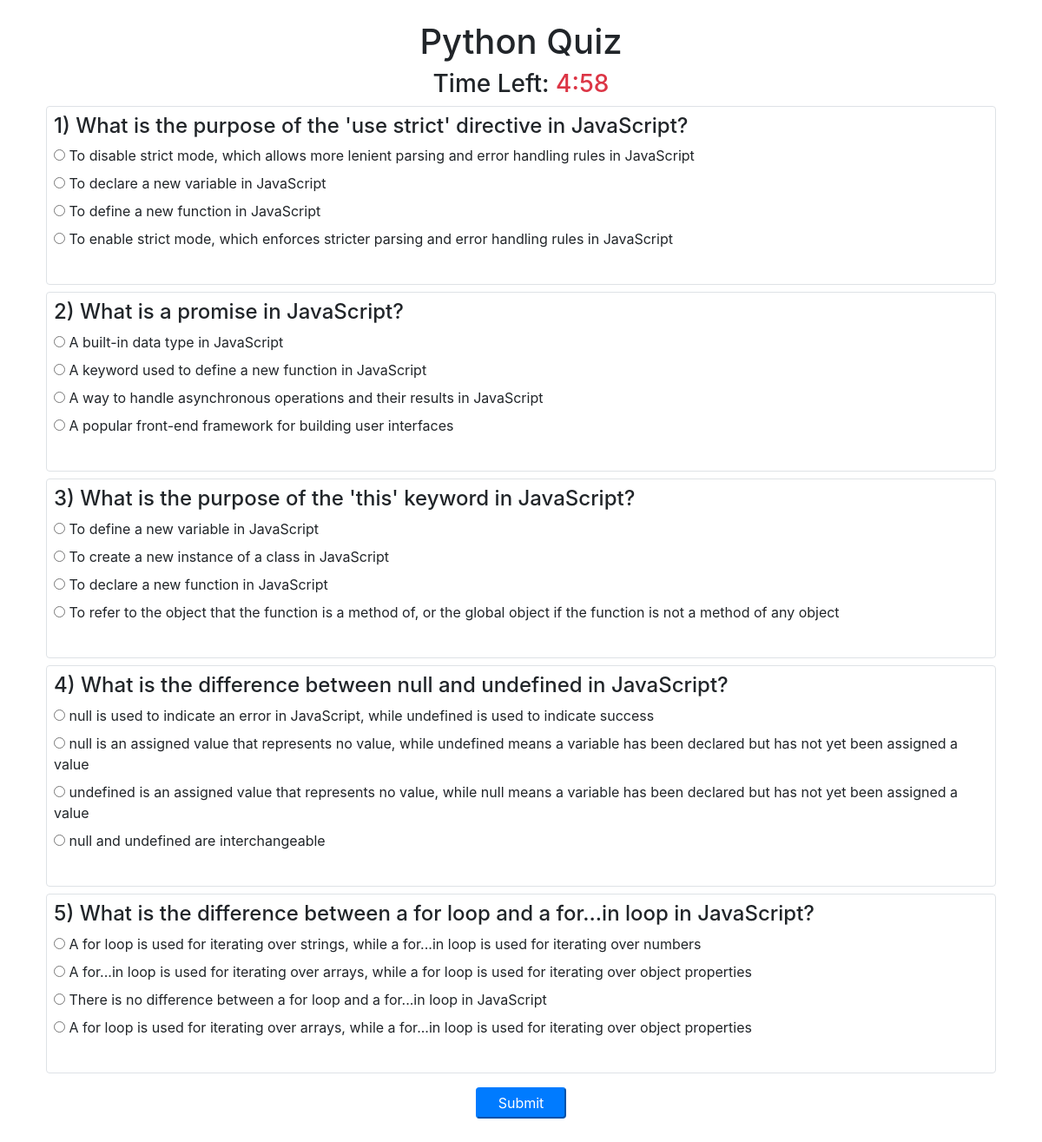
The page /quiz/3/ (signed in) on the database its author committed.
### quiz/models.py (models this page shows, shortened)
class QuizCategory(models.Model):
    category_name = models.CharField(max_length=50)
    category_id = models.IntegerField()

class Question(models.Model):
    question_text = models.CharField(max_length=200)
    quiz_category = models.ForeignKey(QuizCategory, on_delete=models.CASCADE)
    option1 = models.CharField(max_length=200)
    option2 = models.CharField(max_length=200)
    option3 = models.CharField(max_length=200)
    option4 = models.CharField(max_length=200)
    correct_answer = models.CharField(max_length=200)

### quiz/views.py (the view, shortened to what this page needs)
# urls.py: path('<int:category_id>/', start_quiz, name='start_quiz'),
@login_required
def start_quiz(request, category_id):
    quiz_topic = QuizCategory.objects.filter(id=category_id).values_list('category_name',flat=True).first()  # to display quiz topic
    global selected_questions
    if request.method == 'POST':
        score = 0
        total_questions = 0
        for question in selected_questions:
            selected_option = request.POST.get(str(question.id))
            if selected_option == question.correct_answer:
                score += 1
            total_questions += 1
        percentage_score = (score / total_questions) * 100
        quiz_result = QuizResult.objects.create(
            user=request.user,
            quiz_category_id=category_id,
            score=percentage_score
        )
        quiz_result.save()
        context = {
            'quiz_result': quiz_result,
            'category_id':category_id
        }
        return render(request, 'quiz/result.html', context)
    else:
        context = {
            'questions': selected_questions,
            'category_id': category_id,
            'quiz_topic':quiz_topic
        }
        return render(request, 'quiz/question.html', context)

### templates/quiz/question.html (shortened to what this page needs)
<!DOCTYPE html>
<html>
<head>
   <link rel="stylesheet" href="https://cdn.jsdelivr.net/npm/bootstrap@4.3.1/dist/css/bootstrap.min.css">
</head>
<body>
<div class="container mt-4">
{% block content %}
    <div class="text-center">
        <h1>{{ quiz_topic }} Quiz</h1>
        <h3 >Time Left: <span id="timer" class="text-danger">5:00</span></h3>
    </div>
    <div class="mb-4">
        <form method="POST" action="{% url 'quiz:start_quiz' category_id %}">
            {% for question in questions %}
             <div class="border m-2 p-2 rounded">
  <h4>{{ forloop.counter }}) {{ question.question_text }}</h4>
  <label for="{{ question.id }}_option1">
    <input type="radio" id="{{ question.id }}_option1" name="{{ question.id }}" value="{{ question.option1 }}"> {{ question.option1 }}
  </label><br>
  <label for="{{ question.id }}_option2">
    <input type="radio" id="{{ question.id }}_option2" name="{{ question.id }}" value="{{ question.option2 }}"> {{ question.option2 }}
  </label><br>
  <label for="{{ question.id }}_option3">
    <input type="radio" id="{{ question.id }}_option3" name="{{ question.id }}" value="{{ question.option3 }}"> {{ question.option3 }}
  </label><br>
  <label for="{{ question.id }}_option4">
    <input type="radio" id="{{ question.id }}_option4" name="{{ question.id }}" value="{{ question.option4 }}"> {{ question.option4 }}
  </label><br><br>
</div>
            {% endfor %}
            <div class="text-center">
                <input class="btn-primary rounded px-4 py-1 my-2" type="submit" value="Submit">
            </div>
        </form>
    </div>
{% endblock %}
</div>
</body>
</html>

### rows shown on the page
QuizCategory: category_name "Python"
Question: question_text "What is the purpose of the 'use strict' directive in JavaScript?", option1 "To disable strict mode, which allows more lenient parsing and error handling rules in JavaScript", option2 "To declare a new variable in JavaScript", option3 "To define a new function in JavaScript", option4 "To enable strict mode, which enforces stricter parsing and error handling rules in JavaScript"
Question: question_text "What is a promise in JavaScript?", option1 "A built-in data type in JavaScript", option2 "A keyword used to define a new function in JavaScript", option3 "A way to handle asynchronous operations and their results in JavaScript", option4 "A popular front-end framework for building user interfaces"
Question: question_text "What is the purpose of the 'this' keyword in JavaScript?", option1 "To define a new variable in JavaScript", option2 "To create a new instance of a class in JavaScript", option3 "To declare a new function in JavaScript", option4 "To refer to the object that the function is a method of, or the global object if the function is not a method of any object"
Question: question_text "What is the difference between null and undefined in JavaScript?", option1 "null is used to indicate an error in JavaScript, while undefined is used to indicate success", option2 "null is an assigned value that represents no value, while undefined means a variable has been declared but has not yet been assigned a value", option3 "undefined is an assigned value that represents no value, while null means a variable has been declared but has not yet been assigned a value", option4 "null and undefined are interchangeable"
Question: question_text "What is the difference between a for loop and a for...in loop in JavaScript?", option1 "A for loop is used for iterating over strings, while a for...in loop is used for iterating over numbers", option2 "A for...in loop is used for iterating over arrays, while a for loop is used for iterating over object properties", option3 "There is no difference between a for loop and a for...in loop in JavaScript", option4 "A for loop is used for iterating over arrays, while a for...in loop is used for iterating over object properties"
